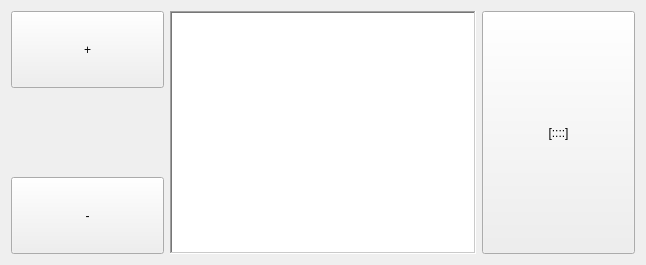
<?xml version="1.0" encoding="UTF-8"?>
<ui version="4.0">
 <class>BashQuote</class>
 <widget class="QWidget" name="BashQuote">
  <property name="geometry">
   <rect>
    <x>0</x>
    <y>0</y>
    <width>646</width>
    <height>265</height>
   </rect>
  </property>
  <property name="sizePolicy">
   <sizepolicy hsizetype="Expanding" vsizetype="MinimumExpanding">
    <horstretch>1</horstretch>
    <verstretch>0</verstretch>
   </sizepolicy>
  </property>
  <property name="windowTitle">
   <string>Form</string>
  </property>
  <layout class="QHBoxLayout" name="horizontalLayout_2">
   <item>
    <layout class="QHBoxLayout" name="horizontalLayout" stretch="1,2,1">
     <item>
      <layout class="QVBoxLayout" name="verticalLayout" stretch="1,1,1">
       <property name="sizeConstraint">
        <enum>QLayout::SetDefaultConstraint</enum>
       </property>
       <item>
        <widget class="QPushButton" name="pushButtonPlus">
         <property name="sizePolicy">
          <sizepolicy hsizetype="Ignored" vsizetype="Ignored">
           <horstretch>1</horstretch>
           <verstretch>0</verstretch>
          </sizepolicy>
         </property>
         <property name="text">
          <string>+</string>
         </property>
        </widget>
       </item>
       <item>
        <widget class="QLabel" name="label_votes">
         <property name="sizePolicy">
          <sizepolicy hsizetype="Preferred" vsizetype="Preferred">
           <horstretch>1</horstretch>
           <verstretch>0</verstretch>
          </sizepolicy>
         </property>
         <property name="text">
          <string/>
         </property>
        </widget>
       </item>
       <item>
        <widget class="QPushButton" name="pushButtonMinus">
         <property name="sizePolicy">
          <sizepolicy hsizetype="Ignored" vsizetype="Ignored">
           <horstretch>1</horstretch>
           <verstretch>0</verstretch>
          </sizepolicy>
         </property>
         <property name="text">
          <string>-</string>
         </property>
        </widget>
       </item>
      </layout>
     </item>
     <item>
      <widget class="QPlainTextEdit" name="label_quote">
       <property name="enabled">
        <bool>true</bool>
       </property>
       <property name="sizePolicy">
        <sizepolicy hsizetype="Ignored" vsizetype="Ignored">
         <horstretch>2</horstretch>
         <verstretch>0</verstretch>
        </sizepolicy>
       </property>
       <property name="frameShape">
        <enum>QFrame::WinPanel</enum>
       </property>
       <property name="frameShadow">
        <enum>QFrame::Sunken</enum>
       </property>
       <property name="readOnly">
        <bool>true</bool>
       </property>
      </widget>
     </item>
     <item>
      <widget class="QPushButton" name="bayanButton">
       <property name="sizePolicy">
        <sizepolicy hsizetype="Ignored" vsizetype="Ignored">
         <horstretch>1</horstretch>
         <verstretch>0</verstretch>
        </sizepolicy>
       </property>
       <property name="text">
        <string>[::::]</string>
       </property>
      </widget>
     </item>
    </layout>
   </item>
  </layout>
 </widget>
 <resources/>
 <connections/>
</ui>
